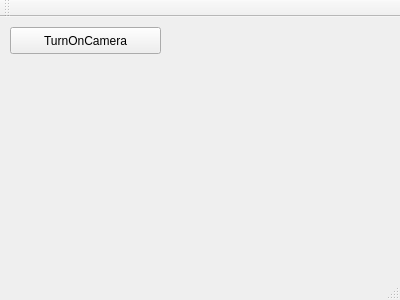
<?xml version="1.0" encoding="UTF-8"?>
<ui version="4.0">
 <class>MainWindow</class>
 <widget class="QMainWindow" name="MainWindow">
  <property name="geometry">
   <rect>
    <x>0</x>
    <y>0</y>
    <width>400</width>
    <height>300</height>
   </rect>
  </property>
  <property name="windowTitle">
   <string>MainWindow</string>
  </property>
  <widget class="QWidget" name="centralWidget">
   <widget class="QPushButton" name="pushButton">
    <property name="geometry">
     <rect>
      <x>10</x>
      <y>10</y>
      <width>151</width>
      <height>27</height>
     </rect>
    </property>
    <property name="text">
     <string>TurnOnCamera</string>
    </property>
   </widget>
  </widget>
  <widget class="QMenuBar" name="menuBar">
   <property name="geometry">
    <rect>
     <x>0</x>
     <y>0</y>
     <width>400</width>
     <height>25</height>
    </rect>
   </property>
  </widget>
  <widget class="QToolBar" name="mainToolBar">
   <attribute name="toolBarArea">
    <enum>TopToolBarArea</enum>
   </attribute>
   <attribute name="toolBarBreak">
    <bool>false</bool>
   </attribute>
  </widget>
  <widget class="QStatusBar" name="statusBar"/>
 </widget>
 <layoutdefault spacing="6" margin="11"/>
 <resources/>
 <connections/>
</ui>
